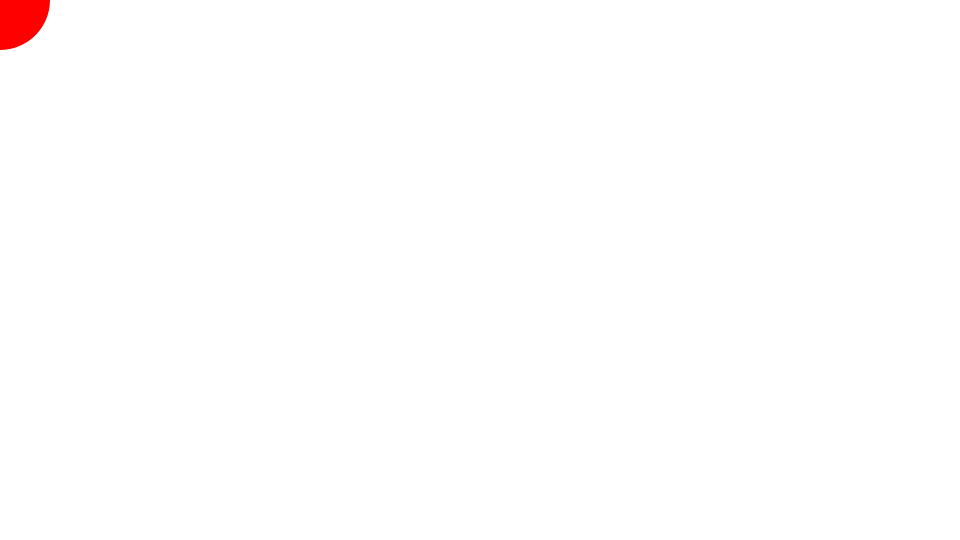
Frame 1 (no input)
Frame 60 (the mouse pressed at the canvas centre just before this capture): identical to frame 1, image omitted
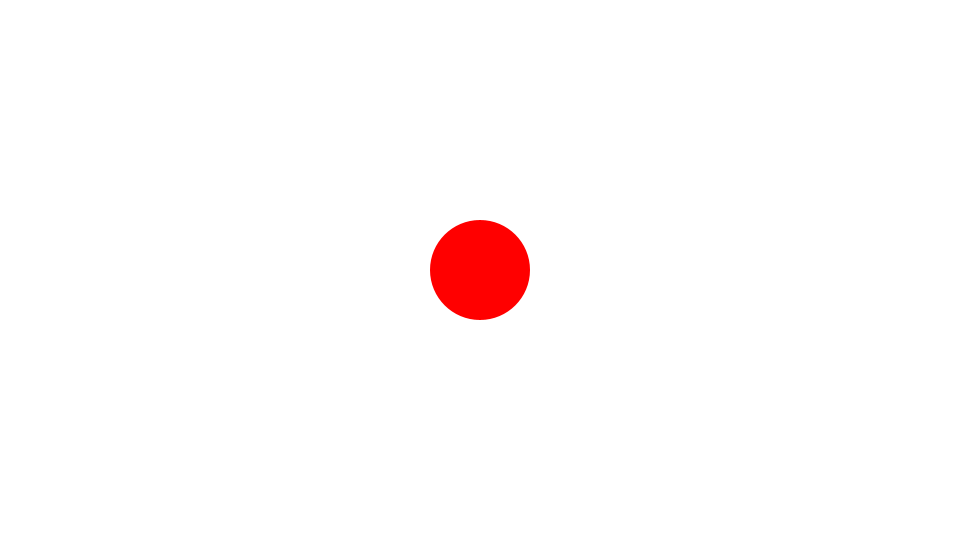
Frame 120 (the mouse held since frame 60 and released just before this capture)

The Processing sketch that drew these frames (run headless with seeded random() and noise(); from frame 60 on, the mouse is pressed at the canvas centre):

// Processing sketch: Perspective2
// ── Perspective2.pde
Ball ball;
float xpos = 0;
float ypos = 0;
float zpos = 0;
float fl = 250;
float vpX = 0;
float vpY = 0;

void setup() {
  size(960, 540);
  frameRate(30);
  initialize();
}

void initialize() {
  smooth();
  noStroke();
  vpX = width/2;
  vpY = height/2;
  ball = new Ball(50);
  ball.setFillColor(color(255, 0, 0));
}

void draw() {
  background(255);
  
  if(zpos > -fl) {
    xpos = mouseX - vpX;
    ypos = mouseY - vpY;
    float scale = fl / (fl + zpos);
    ball.scaleX = ball.scaleY = scale;
    ball.x = vpX + xpos * scale;
    ball.y = vpY + ypos * scale;
    ball.visible = true;
  }else{
    ball.visible = false;
  }  
  ball.update();
}

void keyPressed() {
  switch(keyCode) {
    case UP:
      zpos += 5;
      break;
    case DOWN:
      zpos -= 5;
      break;
    default:
      break;
  }
}

////////////////////////////////

class Segment extends Sprite {
  float segmentWidth, segmentHeight;
  float vx, vy;
  
  Segment(float segmentWidth, float segmentHeight) {
    super();
    this.segmentWidth = segmentWidth;
    this.segmentHeight = segmentHeight;
  }
  
  void draw() {
    rect(-segmentHeight / 2,  -segmentHeight / 2, segmentWidth + segmentHeight, segmentHeight, segmentHeight, segmentHeight, segmentHeight, segmentHeight);
    ellipse(0, 0, 2, 2);
    ellipse(segmentWidth, 0, 2, 2);
  }
  
  Point getPin() {
    float angle = rotation * PI / 180;
    float xPos = x + cos(angle) * segmentWidth;
    float yPos = y + sin(angle) * segmentWidth;
    return new Point(xPos, yPos);  
  }
}

////////////////////////////////

class Ball extends Sprite {
  float radius;
  float vx, vy;
  float mass = 1;
  
  Ball(float radius){
    super();
    this.radius = radius;
  }
  
  void draw(){
    if(dist(mouseX, mouseY, x, y) < radius) {
      isRollOver = true;
    }else{
      isRollOver = false;
    }
    ellipse(0, 0, radius*2, radius*2);
  }
}

////////////////////////////////

class Sprite extends Object {
  float x, y;
  float scaleX, scaleY;
  float width, height;
  float rotation;
  boolean visible;
  color strokeColor;
  color fillColor;
  Boolean isStroke;
  Boolean isFill;
  Boolean isRollOver;
  Boolean locked;
  float xoff, yoff;
 
  Sprite() {
    super();
    scaleX = 1.0;
    scaleY = 1.0;
    strokeColor = color(0);
    fillColor = color(0);
    isStroke = false;
    isFill = false;
    isRollOver = false;
    locked = false;
    visible = true;
  }
  
  void update() {
    if(! visible) return;
    pushMatrix();
    if(locked){
      x = mouseX - xoff;
      y = mouseY - yoff;
    }  
    translate(x, y);
    scale(scaleX, scaleY);
    rotate(rotation * PI / 180.0);
    if(isStroke) stroke(strokeColor);
    if(isFill) fill(fillColor);
    draw();
    popMatrix();
  }
  
  void setStrokeColor(color strokeColor) {
    this.strokeColor = strokeColor;
    isStroke = true;
  }
  
  void setFillColor(color fillColor) {
    this.fillColor = fillColor;
    isFill = true;
  }
  
  void startDrag() {
    if(isRollOver){
      locked = true;
      xoff = mouseX - x;
      yoff = mouseY - y;
    }
  }
  
  void stopDrag() {
    locked = false;
  }
  
  void draw() {}
}

////////////////////////////////

class Point extends Object {
  float x, y;
  
  Point(float x, float y) {
    super();
    this.x = x;
    this.y = y;
  }
}

////////////////////////////////

class Object {
  Object() {}
}
